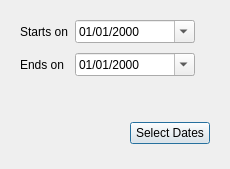
<?xml version="1.0" encoding="UTF-8"?>
<ui version="4.0">
 <class>DateRangeDialog</class>
 <widget class="QDialog" name="DateRangeDialog">
  <property name="geometry">
   <rect>
    <x>0</x>
    <y>0</y>
    <width>230</width>
    <height>169</height>
   </rect>
  </property>
  <property name="sizePolicy">
   <sizepolicy hsizetype="Maximum" vsizetype="Minimum">
    <horstretch>0</horstretch>
    <verstretch>0</verstretch>
   </sizepolicy>
  </property>
  <property name="minimumSize">
   <size>
    <width>230</width>
    <height>150</height>
   </size>
  </property>
  <property name="maximumSize">
   <size>
    <width>230</width>
    <height>175</height>
   </size>
  </property>
  <property name="windowTitle">
   <string>Select Date Range</string>
  </property>
  <layout class="QVBoxLayout" name="verticalLayout">
   <property name="sizeConstraint">
    <enum>QLayout::SizeConstraint::SetDefaultConstraint</enum>
   </property>
   <item>
    <widget class="QWidget" name="widget" native="true">
     <property name="maximumSize">
      <size>
       <width>220</width>
       <height>100</height>
      </size>
     </property>
     <layout class="QFormLayout" name="formLayout">
      <property name="horizontalSpacing">
       <number>7</number>
      </property>
      <property name="verticalSpacing">
       <number>10</number>
      </property>
      <item row="0" column="0">
       <widget class="QLabel" name="label_start">
        <property name="text">
         <string>Starts on</string>
        </property>
       </widget>
      </item>
      <item row="0" column="1">
       <widget class="QDateEdit" name="dateEdit_start">
        <property name="sizePolicy">
         <sizepolicy hsizetype="Preferred" vsizetype="Preferred">
          <horstretch>0</horstretch>
          <verstretch>0</verstretch>
         </sizepolicy>
        </property>
        <property name="minimumSize">
         <size>
          <width>0</width>
          <height>0</height>
         </size>
        </property>
        <property name="maximumSize">
         <size>
          <width>120</width>
          <height>16777215</height>
         </size>
        </property>
        <property name="displayFormat">
         <string>dd/MM/yyyy</string>
        </property>
        <property name="calendarPopup">
         <bool>true</bool>
        </property>
       </widget>
      </item>
      <item row="1" column="0">
       <widget class="QLabel" name="label_end">
        <property name="text">
         <string>Ends on</string>
        </property>
       </widget>
      </item>
      <item row="1" column="1">
       <widget class="QDateEdit" name="dateEdit_end">
        <property name="sizePolicy">
         <sizepolicy hsizetype="Preferred" vsizetype="Preferred">
          <horstretch>0</horstretch>
          <verstretch>0</verstretch>
         </sizepolicy>
        </property>
        <property name="maximumSize">
         <size>
          <width>120</width>
          <height>16777215</height>
         </size>
        </property>
        <property name="displayFormat">
         <string>dd/MM/yyyy</string>
        </property>
        <property name="calendarPopup">
         <bool>true</bool>
        </property>
       </widget>
      </item>
     </layout>
    </widget>
   </item>
   <item>
    <widget class="QWidget" name="widget" native="true">
     <property name="maximumSize">
      <size>
       <width>220</width>
       <height>50</height>
      </size>
     </property>
     <layout class="QHBoxLayout" name="buttonLayout">
      <item>
       <spacer name="horizontalSpacer">
        <property name="orientation">
         <enum>Qt::Orientation::Horizontal</enum>
        </property>
        <property name="sizeHint" stdset="0">
         <size>
          <width>40</width>
          <height>20</height>
         </size>
        </property>
       </spacer>
      </item>
      <item>
       <widget class="QPushButton" name="button_confirm">
        <property name="text">
         <string>Select Dates</string>
        </property>
       </widget>
      </item>
     </layout>
    </widget>
   </item>
  </layout>
 </widget>
 <resources/>
 <connections/>
</ui>
